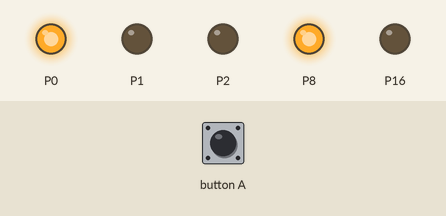
Recording of a program running on a simulated BBC micro:bit (MakeCode). On the bench: output pins drawn as LEDs (lit = HIGH). The inputs (shaded band) are chosen by the test bench.

Above: at 1.2 s.
1.3 s: button A pressed for 0.15 s
At 3.2 s:
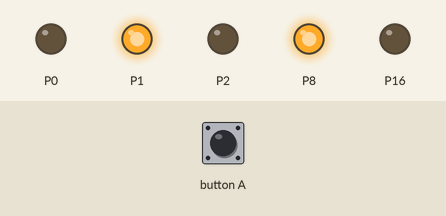
At 3.9 s:
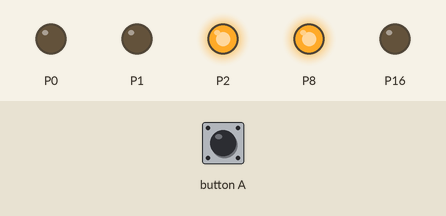
Timing chart, 0 to 8.0 s (numbered marks = the images above; inputs shaded):
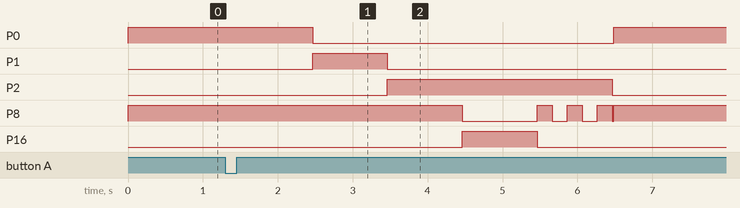

The program:

main.ts
```typescript
input.onButtonPressed(Button.A, function () {
    A = 1
})
let A = 0
A = 0
basic.forever(function () {
    if (A == 1) {
        pins.digitalWritePin(DigitalPin.P8, 1)
        pins.digitalWritePin(DigitalPin.P0, 1)
        basic.pause(1000)
        pins.digitalWritePin(DigitalPin.P0, 0)
        pins.digitalWritePin(DigitalPin.P1, 1)
        basic.pause(1000)
        pins.digitalWritePin(DigitalPin.P1, 0)
        pins.digitalWritePin(DigitalPin.P2, 1)
        basic.pause(1000)
        pins.digitalWritePin(DigitalPin.P8, 0)
        pins.digitalWritePin(DigitalPin.P16, 1)
        basic.pause(1000)
        pins.digitalWritePin(DigitalPin.P16, 0)
        pins.digitalWritePin(DigitalPin.P8, 1)
        basic.pause(200)
        pins.digitalWritePin(DigitalPin.P8, 0)
        basic.pause(200)
        pins.digitalWritePin(DigitalPin.P8, 1)
        basic.pause(200)
        pins.digitalWritePin(DigitalPin.P8, 0)
        basic.pause(200)
        pins.digitalWritePin(DigitalPin.P8, 1)
        basic.pause(200)
        pins.digitalWritePin(DigitalPin.P8, 0)
        A = 0
        pins.digitalWritePin(DigitalPin.P2, 0)
    } else {
        pins.digitalWritePin(DigitalPin.P0, 1)
        pins.digitalWritePin(DigitalPin.P8, 1)
    }
})
```

test.ts
```typescript
// les tests vont ici ; cela ne sera pas compilé si ce paquet est utilisé en tant qu'extension.
```

Measured:
- after the input at 1.3 s, P0: HIGH → LOW after 1.2 s, → HIGH 4.0 s later; P1: LOW → HIGH after 1.2 s, → LOW 1.0 s later; P2: LOW → HIGH after 2.2 s, → LOW 3.0 s later; P8: HIGH → LOW after 3.2 s, then repeats every 0.40 s: HIGH 0.20 s, LOW 0.20 s; P16: LOW → HIGH after 3.2 s, → LOW 1.0 s later
